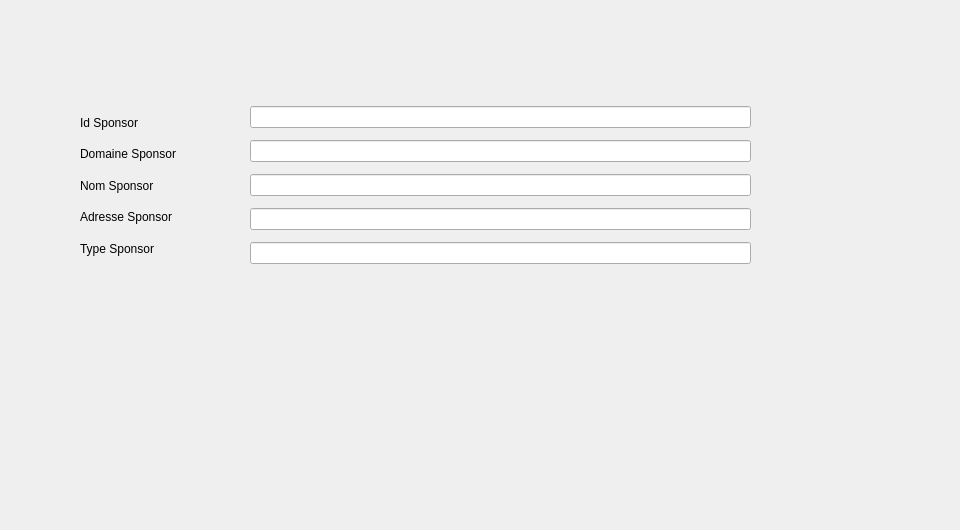
      <widget class="QWidget" name="tab_12">
       <attribute name="title">
        <string>Modifier</string>
       </attribute>
       <widget class="QPushButton" name="Modifierp_2sahar">
        <property name="geometry">
         <rect>
          <x>430</x>
          <y>270</y>
          <width>131</width>
          <height>31</height>
         </rect>
        </property>
        <property name="styleSheet">
         <string notr="true">
background-color: transparent;
background: none;
border: none;
background-repeat: none;
border-image: url(:/img_mus/modifier.png);</string>
        </property>
        <property name="text">
         <string/>
        </property>
       </widget>
       <widget class="QWidget" name="verticalLayoutWidget_36">
        <property name="geometry">
         <rect>
          <x>80</x>
          <y>110</y>
          <width>160</width>
          <height>151</height>
         </rect>
        </property>
        <layout class="QVBoxLayout" name="verticalLayout_75">
         <item>
          <widget class="QLabel" name="label_23sahar">
           <property name="text">
            <string>Id Sponsor</string>
           </property>
          </widget>
         </item>
         <item>
          <widget class="QLabel" name="label_24sahar">
           <property name="text">
            <string>Domaine Sponsor</string>
           </property>
          </widget>
         </item>
         <item>
          <widget class="QLabel" name="label_25sahar">
           <property name="text">
            <string>Nom Sponsor</string>
           </property>
          </widget>
         </item>
         <item>
          <widget class="QLabel" name="label_26sahar">
           <property name="text">
            <string>Adresse Sponsor</string>
           </property>
          </widget>
         </item>
         <item>
          <widget class="QLabel" name="label_27sahar">
           <property name="text">
            <string>Type Sponsor</string>
           </property>
          </widget>
         </item>
        </layout>
       </widget>
       <widget class="QWidget" name="verticalLayoutWidget_37">
        <property name="geometry">
         <rect>
          <x>250</x>
          <y>100</y>
          <width>501</width>
          <height>171</height>
         </rect>
        </property>
        <layout class="QVBoxLayout" name="verticalLayout_76">
         <item>
          <widget class="QLineEdit" name="id_sponsor_2sahar">
           <property name="styleSheet">
            <string notr="true">color: rgb(0, 0, 0);</string>
           </property>
          </widget>
         </item>
         <item>
          <widget class="QLineEdit" name="domaine_sponsor_2sahar">
           <property name="styleSheet">
            <string notr="true">color: rgb(0, 0, 0);</string>
           </property>
          </widget>
         </item>
         <item>
          <widget class="QLineEdit" name="nom_sponsor_2sahar">
           <property name="styleSheet">
            <string notr="true">color: rgb(0, 0, 0);</string>
           </property>
          </widget>
         </item>
         <item>
          <widget class="QLineEdit" name="adresse_sponsor_2sahar">
           <property name="styleSheet">
            <string notr="true">color: rgb(0, 0, 0);</string>
           </property>
          </widget>
         </item>
         <item>
          <widget class="QLineEdit" name="type_sponsor_2sahar">
           <property name="styleSheet">
            <string notr="true">color: rgb(0, 0, 0);</string>
           </property>
          </widget>
         </item>
        </layout>
       </widget>
       <widget class="QLabel" name="label_185">
        <property name="geometry">
         <rect>
          <x>-90</x>
          <y>-90</y>
          <width>951</width>
          <height>521</height>
         </rect>
        </property>
        <property name="text">
         <string/>
        </property>
        <property name="pixmap">
         <pixmap resource="image.qrc">:/img_mus/12.png</pixmap>
        </property>
       </widget>
       <zorder>label_185</zorder>
       <zorder>Modifierp_2sahar</zorder>
       <zorder>verticalLayoutWidget_36</zorder>
       <zorder>verticalLayoutWidget_37</zorder>
      </widget>
